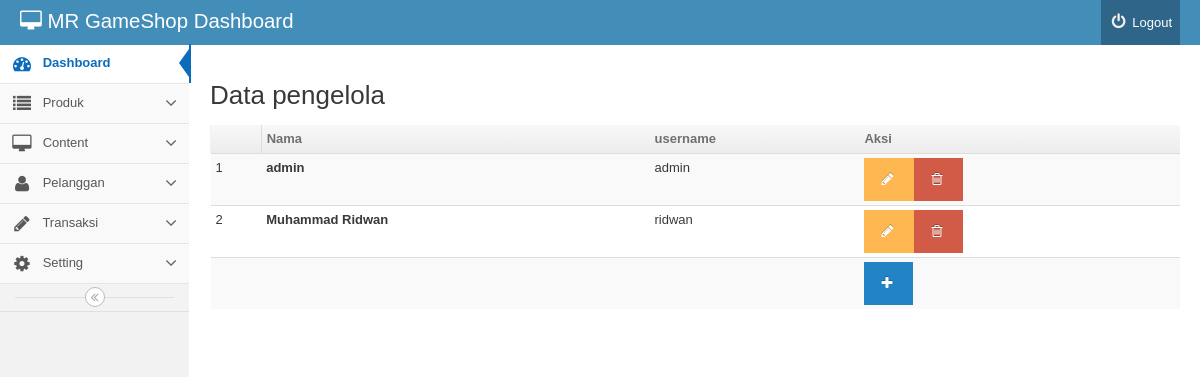
Page /backend/index.php?mod=pengelola&pg=pengelola_view (signed in) on the committed database.
### tables this page shows
CREATE TABLE IF NOT EXISTS `pengelola` (
  `idpengelola` int(11) NOT NULL,
  `nama` varchar(32) NOT NULL,
  `username` varchar(32) NOT NULL,
  `password` varchar(32) NOT NULL
);

### backend/pengelola/pengelola_view.php (the view, shortened to what this page needs)
	<h2 id="headings"> Data pengelola</h2>
	<table  class="table table-condensed table-striped table-hover">
		<thead>
		<th class='info'><td><b>Nama </b></td><td><b>username</b></td><td><b>Aksi</b></td></th>
		</thead>
		<tbody>
		<?php
$query="SELECT * from pengelola ";
$result=mysql_query($query) or die(mysql_error());
$no=1;
while($rows=mysql_fetch_object($result)){
		?>
		<tr>
			<td><?php echo $no
			?></td>
			<td><b><?php		echo $rows ->nama;?><b></td>
						<td><?php		echo $rows ->username;?></td>
			<td><a href="index.php?mod=pengelola&pg=pengelola_form&id=
				<?=	$rows -> idpengelola;?>" class='btn btn-warning'><i class="icon-pencil"></i></a><a href="index.php?mod=pengelola&pg=pengelola_view&act=del&id=<?=	$rows -> idpengelola;?>"
			onclick="return confirm('Yakin data akan dihapus?') ";
			class='btn btn-danger'> <i class="icon-trash"></i></a></td>
		</tr>
		<?php
	$no++;
	}?>
		<tr>
			<td colspan=3 ></td><td><a href="index.php?mod=pengelola&pg=pengelola_form"
			class='btn btn-primary'	><i class="icon-plus"></i></a></td>
		</tr>
		</tbody>
	</table>

### rows in the picture
pengelola: nama "admin", username "admin"
pengelola: nama "Muhammad Ridwan", username "ridwan"
